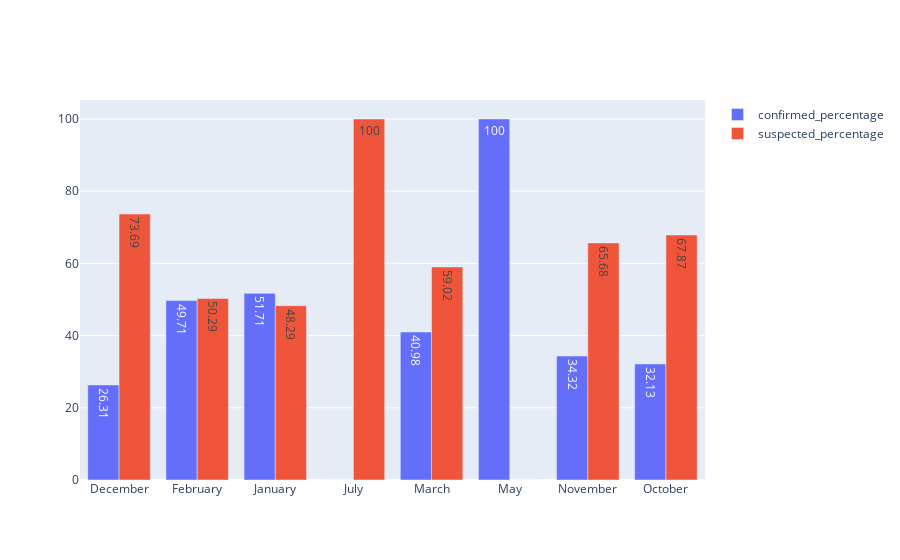

Here is the notebook cell this chart was saved with:
### Code cell
data=[]
for col in con_susRate_per_month.columns:
    if col!= 'month_of_date':
        data.append(go.Bar(name=col,x=con_susRate_per_month['month_of_date'],y=con_susRate_per_month[col].tolist(),text=round(con_susRate_per_month[col],2),textposition='auto'))
fig = go.Figure(data)
fig.show()

### Figure 1 — Plotly figure (JSON) as saved in the notebook; plotly's stock layout.template omitted (floating-point values rounded to 4 significant figures)
{"data": [{"name": "confirmed_percentage", "text": [26.31, 49.71, 51.71, 0, 40.98, 100, 34.32, 32.13], "textposition": "auto", "type": "bar", "x": ["December", "February", "January", "July", "March", "May", "November", "October"], "y": [26.31, 49.71, 51.71, 0, 40.98, 100, 34.32, 32.13]}, {"name": "suspected_percentage", "text": [73.69, 50.29, 48.29, 100, 59.02, 0, 65.68, 67.87], "textposition": "auto", "type": "bar", "x": ["December", "February", "January", "July", "March", "May", "November", "October"], "y": [73.69, 50.29, 48.29, 100, 59.02, 0, 65.68, 67.87]}], "layout": {"autosize": true, "xaxis": {"autorange": true, "range": [-0.5, 7.5], "type": "category"}, "yaxis": {"autorange": true, "range": [0, 105.3], "type": "linear"}}}
